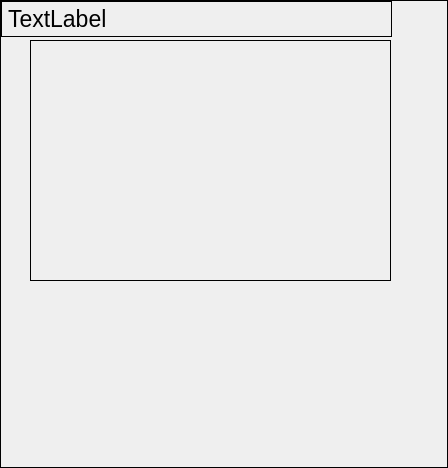
<?xml version="1.0" encoding="UTF-8"?>
<ui version="4.0">
 <class>Form</class>
 <widget class="QWidget" name="Form">
  <property name="geometry">
   <rect>
    <x>0</x>
    <y>0</y>
    <width>448</width>
    <height>468</height>
   </rect>
  </property>
  <property name="windowTitle">
   <string>Form</string>
  </property>
  <property name="styleSheet">
   <string notr="true">QWidget { border: 1px solid black }</string>
  </property>
  <widget class="QLabel" name="time_title">
   <property name="geometry">
    <rect>
     <x>1</x>
     <y>1</y>
     <width>391</width>
     <height>36</height>
    </rect>
   </property>
   <property name="font">
    <font>
     <pointsize>17</pointsize>
    </font>
   </property>
   <property name="text">
    <string>TextLabel</string>
   </property>
  </widget>
  <widget class="QWidget" name="verticalLayoutWidget">
   <property name="geometry">
    <rect>
     <x>30</x>
     <y>40</y>
     <width>361</width>
     <height>241</height>
    </rect>
   </property>
   <layout class="QVBoxLayout" name="child_container">
    <property name="leftMargin">
     <number>10</number>
    </property>
   </layout>
  </widget>
 </widget>
 <resources/>
 <connections/>
</ui>
